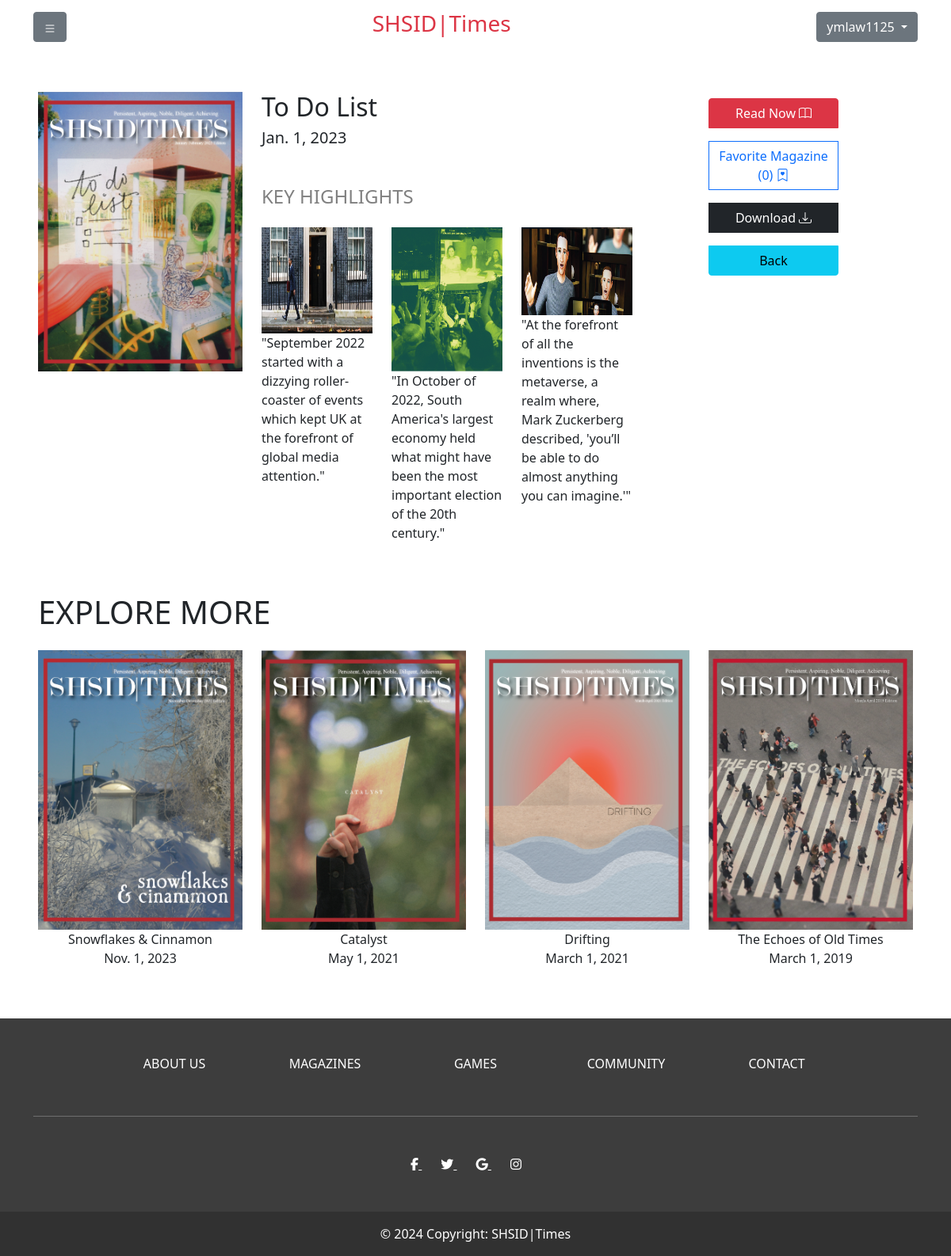
The app's page /magazine/9 (signed in) with its own data.
### user/models.py (models this page shows, shortened)
class CustomUser(AbstractUser):
    favorites = models.ManyToManyField(to=Magazine,
                                       related_name='saved_users',
                                       blank=True)
    subscribe = models.BooleanField(default=False)
    objects = CustomUserManager()

### magazines/models.py (models this page shows, shortened)
class Magazine(models.Model):
    title = models.CharField(max_length=100)
    theme = models.CharField(max_length=100, null=True)
    cover = models.ImageField(upload_to='cover/', null=True, blank=True)
    upload_date = models.DateTimeField(null=True)
    document = models.FileField(upload_to='library/')
    img1 = models.ImageField(upload_to="highlight/")
    img2 = models.ImageField(upload_to="highlight/")
    img3 = models.ImageField(upload_to="highlight/")
    t1 = models.CharField(max_length=300, null=True)
    t2 = models.CharField(max_length=300, null=True)
    t3 = models.CharField(max_length=300, null=True)

### magazines/views.py (the view)
# urls.py: path('magazine/', include('magazines.urls')),
def magazine(request, magazine_id):
    assert isinstance(request, HttpRequest)
    mag = Magazine.objects.filter(id=magazine_id)[0]
    recents = Magazine.objects.filter(~Q(id=magazine_id)).order_by('-upload_date')[:5]
    return render(
        request,
        'magazine.html',
        {
            "title": "Magazine",
            "magazine": mag,
            "recent_issues": recents
        }
    )

### templates/magazine.html (shortened to what this page needs)
{% extends "layout.html" %}
{% block content %}
    <div class="m-5">
        <div class="row">
            <div class="col-3">
                <img src="/media/{{ magazine.cover }}" alt="Example Image" class="img-fluid">
            </div>
            <div class="col-6">
                <h2>{{ magazine.title }}</h2>
                <h5>{{ magazine.upload_date.date }}</h5>
                <div class="my-5">
                    <h4 style="color: gray;">KEY HIGHLIGHTS</h4>
                    <div class="row">
                        <div class="col-4 text-dark row py-3 text-decoration-none">
                                <img src="/media/{{ magazine.img1 }}" alt="Image" class="col-12">
                                <span class="col-12">{{magazine.t1}}</span>
                        </div>
                        <div class="col-4 text-dark row py-3 text-decoration-none">
                                <img src="/media/{{ magazine.img2 }}" alt="Image" class="col-12">
                                <span class="col-12">{{magazine.t2}}</span>
                        </div>
                        <div class="col-4 text-dark row py-3 text-decoration-none">
                                <img src="/media/{{ magazine.img3 }}" alt="Image" class="col-12">
                                <span class="col-12">{{magazine.t3}}</span>
                        </div>
                    </div>
                </div>
            </div>
            <div class="col-2">
                <form method="post" action="{% url 'magazine_favorite' magazine_id=magazine.id %}" class="btn-group-vertical">
                    <a class="btn btn-danger my-2" target="_blank" href="/media/{{ magazine.document }}">Read Now<i class="bi bi-book ps-1"></i></a>
                    {% if user.is_authenticated %}
                        <button class="btn my-2 action-btn {% if magazine in user.favorites.all %}btn-primary{% else %}btn-outline-primary{% endif %}">{% if magazine in user.favorites.all %}Unfavorite{% else %}Favorite{% endif %} Magazine ({{ magazine.saved_users.count }})<i class="bi bi-bookmark-heart ps-1"></i></button>
                    {% else %}
                        <a href="/login/" class="btn my-2  btn-outline-primary">Favorite Magazine ({{ magazine.saved_users.count }})<i class="bi bi-bookmark-heart ps-1"></i></a>
                    {% endif %}
                    <a class="btn btn-dark my-2" download="" href="/media/{{ magazine.document }}">Download<i class="bi bi-download ps-1"></i></a>
                    <a type="button" class="btn btn-info my-2" href="/">Back</a>
                </form>
            </div>
        </div>
        <div class="row">
            <h1>EXPLORE MORE</h1>
            {% for issue in recent_issues %}
                <a class="col text-center text-dark row py-3 text-decoration-none" href="{% url 'magazine' issue.id %}">
                    <img src="/media/{{ issue.cover }}" alt="Image" class="col-12">
                    <span class="col-12">{{ issue.title }}</span>
                    <span class="col-12">{{ issue.upload_date.date }}</span>
                </a>
            {% endfor %}
        </div>
    </div>
{% endblock %}

### templates/layout.html (shortened to what this page needs)
<!DOCTYPE html>
<html lang="en">
<head>
    <link href="https://cdn.jsdelivr.net/npm/bootstrap@5.0.2/dist/css/bootstrap.min.css" rel="stylesheet">
    <link rel="stylesheet" href="https://cdn.jsdelivr.net/npm/bootstrap-icons@1.3.0/font/bootstrap-icons.css">
    <link rel="stylesheet" href="{% static 'content/layout.css' %}">
</head>
<body>
<nav class="navbar navbar-expand-lg navbar-light">
    <div class="container">
        <div class="dropdown">
            <button class="btn btn-secondary" type="button" id="dropdownMenuButton1" data-bs-toggle="dropdown" aria-expanded="false">
            </button>
        </div>
        <a class="navbar-brand mx-auto" href="/"><h3 class="text-danger">SHSID|Times</h3></a>
        {% if user.is_authenticated %}
            <div class="dropdown">
                <button class="btn btn-secondary dropdown-toggle" type="button" id="dropdownMenuButton1" data-bs-toggle="dropdown" aria-expanded="false">
                    {{ user.username}}
                </button>
            </div>
        {% endif %}
    </div>
</nav>
{% block content %}{% endblock %}
<footer class="text-center text-white" style="background-color: rgb(61,61,61)">
    <div class="container">
      <div class="mt-5">
        <div class="row text-center d-flex justify-content-center pt-5">
          <div class="col-md-2">
            <h6 class="text-uppercase font-weight-bold">
              <a href="/about/" class="text-white text-decoration-none">About us</a>
            </h6>
          </div>
          <div class="col-md-2">
            <h6 class="text-uppercase font-weight-bold">
              <a href="/magazine/" class="text-white text-decoration-none">Magazines</a>
            </h6>
          </div>
          <div class="col-md-2">
            <h6 class="text-uppercase font-weight-bold">
              <a href="/games/" class="text-white text-decoration-none">Games</a>
            </h6>
          </div>
          <div class="col-md-2">
            <h6 class="text-uppercase font-weight-bold">
              <a href="/community/" class="text-white text-decoration-none">Community</a>
            </h6>
          </div>
          <div class="col-md-2">
            <h6 class="text-uppercase font-weight-bold">
              <a href="/contact/" class="text-white text-decoration-none">Contact</a>
            </h6>
          </div>
        </div>
      </div>
      <hr class="my-5" />
      <div class="text-center mb-5">
        <a href="" class="text-white me-4">
          <i class="fab fa-facebook-f"></i>
        </a>
        <a href="" class="text-white me-4">
          <i class="fab fa-twitter"></i>
        </a>
        <a href="" class="text-white me-4">
          <i class="fab fa-google"></i>
        </a>
        <a href="" class="text-white me-4">
          <i class="fab fa-instagram"></i>
        </a>
      </div>
    </div>
    <div
         class="text-center p-3"
         style="background-color: rgba(0, 0, 0, 0.2)"
         >
      &copy 2024 Copyright:
      <a class="text-white text-decoration-none" href="/">SHSID|Times</a>
    </div>
  </footer>
</body>
</html>

### records on screen
CustomUser: username "ymlaw1125"
Magazine: cover (picture), title "To Do List", upload_date "Jan. 1, 2023", img1 (picture), t1 "\"September 2022 started with a dizzying roller-coaster of events which kept UK at the forefront of global media attention.\"", img2 (picture), t2 "\"In October of 2022, South America's largest economy held what might have been the most important election of the 20th century.\"", img3 (picture), t3 "\"At the forefront of all the inventions is the metaverse, a realm where, Mark Zuckerberg described, 'you’ll be able to do almost anything you can imagine.'\"", saved_users.count "0"
Magazine: cover (picture), title "Snowflakes & Cinnamon", upload_date "Nov. 1, 2023"
Magazine: cover (picture), title "Catalyst", upload_date "May 1, 2021"
Magazine: cover (picture), title "Drifting", upload_date "March 1, 2021"
Magazine: cover (picture), title "The Echoes of Old Times", upload_date "March 1, 2019"
